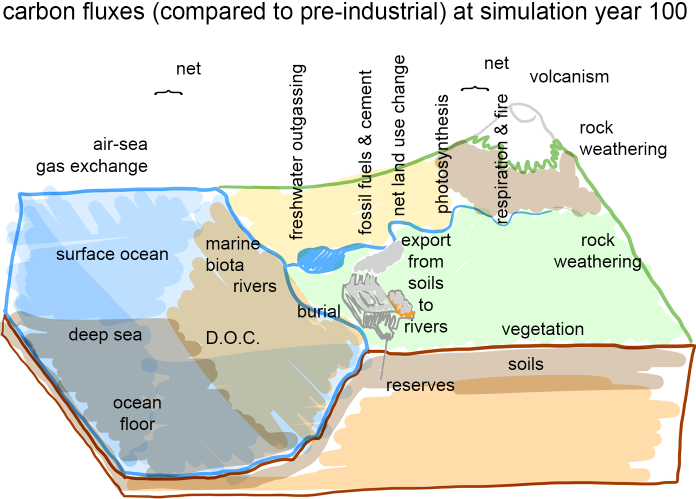
#> input picture ccycle_drawing.png, 1392 x 997 px (shown at 1/2 size)
$ python carbon_model.py
#> lines starting #> are read from the running program, lines starting #| are printed output that depends on the picture
import ipywidgets as widgets
import numpy as np
from matplotlib import gridspec
from matplotlib import pyplot as plt
from matplotlib import image as mpimg
from math import isclose

def proport(pi_amount, pi_flux, current_amount, verbose=False):
    k_constant = pi_flux/pi_amount
    current_flux = k_constant * current_amount
    if verbose:
        print(pi_amount, pi_flux, current_amount, current_flux)
    return current_flux

def linear_extrap(pi_amount, y2k_amount, current_amount, pi_flux, y2k_flux, verbose=False):
    rise_over_run = (y2k_flux - pi_flux) / (y2k_amount - pi_amount)
    dx = current_amount - pi_amount
    current_flux = pi_flux + dx*rise_over_run
    if verbose:
        print(pi_amount, y2k_amount, current_amount, pi_flux, y2k_flux, current_flux)
    return current_flux

def flux_arrow(ax, x0, y0, dx, dy, flux, piflux):
    base_width=5
    arrow_width = base_width*flux/piflux
    #print(arrow_width)
    if isclose(flux, piflux, rel_tol=1e-3, abs_tol=1e-3):
        color='black'
    elif flux>piflux:
        color='red'
    else:
        color='gray'
    ax.arrow(x0, y0, dx, dy, width=arrow_width, head_width=15, ec=color, fc=color)

def net_up_arrow(ax, x0, y0, dy, flux, piflux):
    base_width=5
    arrow_width = base_width*flux/piflux
    if flux < 0:
        y0 += dy - 25
        dy *= -1
    abs_flux = abs(flux)
    abs_piflux = abs(piflux)
    if isclose(abs_flux, abs_piflux, rel_tol=1e-3, abs_tol=1e-3):
        color='black'
    elif abs_flux>abs_piflux:
        color='red'
    else:
        color='gray'
    ax.arrow(x0, y0, 0, dy, width=arrow_width, head_width=15, ec=color, fc=color)

def run_model(ax0, ax1, humans=True, n_iterations = 1000, buffered_up_ocn=False, buffered_down_ocn=False, buffered_up_veg=False, buffered_down_veg=False, proportionate=False):
#> called with humans = False, n_iterations = 200, buffered_up_ocn = False, buffered_down_ocn = False, buffered_up_veg = False, buffered_down_veg = False, proportionate = False
    atmosphere_n_0 = 589
    atmosphere_a_0 = 589 + 240
    fuel_reserves_n_0 = 1500
    fuel_reserves_a_0 = 1500 + 375
    vegetation_n_0 = 455
    vegetation_a_0 = 455 + 20
    soil_0 = 1900
    permafrost_0 = 1700
    surface_ocean_n_0 = 900
    deep_ocean_0 = 37100
    extra_in_ocean = 155
    surface_ocean_a_0 = 900 + 155
    marine_biota_0 = 3
    dissolved_organic_0 = 700
    rvr2sea_n = 0.9

    # natural fluxes
    rock2rivr_n = 0.1    # from rock
    burial_n = 0.2    # burial from rivers
    atm2rivr_n = 0.3        # rock weathering by rivers
    soil2rivr_n = 1.7        # exports from soil to rivers
    veg2soil_n = 1.7        # a missing number from the figure
    sfc2bio_n = 50        # surface-biota exchange
    bio2sfc_n = 37        # surface-biota exchange
    bio2doc_n = 2        # biota-DOC exchanges
    doc2deep_n = 2        # DOC-deep ocean exchange
    bio2deep_n = 11        # biota-deep exchange
    rivr2atm_n = 1.        # freshwater outgassing
    # surface ocean & deep ocean exchanges
    # the balance from the book has a bit extra going to the deep sea
    sfc2deep_n = 88.2 # 90 is what's in the figure; I tweaked it for balance
    deep2sfc_n = 101
    sfc2atm_n = 60.7
    atm2sfc_n = 60
    sfc2atm_a = 60.7 + 17.7
    atm2sfc_a = 60 + 20
    veg2atm_n = 107.2
    atm2veg_n = 108.9
    veg2atm_a = 107.2 + 11.6
    atm2veg_a = 108.9 + 14.1
    deep2rock_n = 0.2
    rivers_n = rock2rivr_n+atm2rivr_n+soil2rivr_n

    atmosphere = np.zeros(n_iterations)
    fuel_reserves = np.zeros(n_iterations)
    vegetation = np.zeros(n_iterations)
    deep_ocean = np.zeros(n_iterations)
    soil = np.zeros(n_iterations)
    permafrost = np.zeros(n_iterations)
    surface_ocean = np.zeros(n_iterations)
    marine_biota = np.zeros(n_iterations)
    dissolved_organic = np.zeros(n_iterations)

    # initialize the reservoirs

    atmosphere[0] = atmosphere_n_0
    fuel_reserves[0] = fuel_reserves_n_0
    vegetation[0] = vegetation_n_0
    deep_ocean[0] = deep_ocean_0
    soil[0] = soil_0
    permafrost[0] = permafrost_0
    marine_biota[0] = marine_biota_0
    dissolved_organic[0] = dissolved_organic_0

    if humans:
        atmosphere[0] = atmosphere_a_0
        fuel_reserves[0] = fuel_reserves_a_0
        vegetation[0] = vegetation_a_0
        surface_ocean[0] = surface_ocean_a_0
    else:
        atmosphere[0] = atmosphere_n_0
        fuel_reserves[0] = fuel_reserves_n_0
        vegetation[0] = vegetation_n_0
        surface_ocean[0] = surface_ocean_n_0

    for ii in range(1, n_iterations):
        atmosphere_change = 0
        fuel_reserves_change = 0
        vegetation_change = 0
        deep_ocean_change = 0
        soil_change = 0
        permafrost_change = 0
        surface_ocean_change = 0
        marine_biota_change = 0
        dissolved_organic_change = 0
        rivers = 0

        # we're going to keep a constant weathering rate here to get the rivers started
        rock2rivr = rock2rivr_n

        rivers += rock2rivr
        # how much the rivers get in them from the atmosphere and soil may depend on
        # how much carbon is in them
        if proportionate:
            atm2rivr = proport(atmosphere_n_0, atm2rivr_n, atmosphere[ii-1])
            soil2rivr = proport(soil_0, soil2rivr_n, soil[ii-1])
        else:
            atm2rivr = atm2rivr_n
            soil2rivr = soil2rivr_n
        rivers += atm2rivr + soil2rivr

        if proportionate:
            #veg2soil = proport(vegetation_n_0, veg2soil_n, vegetation[ii-1])
            #sfc2bio = proport(surface_ocean_n_0, sfc2bio_n, surface_ocean[ii-1])
            sfc2bio = proport(surface_ocean[0], sfc2bio_n, surface_ocean[ii-1])
            bio2sfc = bio2sfc_n*sfc2bio/sfc2bio_n
            bio2doc = bio2doc_n*sfc2bio/sfc2bio_n
            bio2deep = bio2deep_n*sfc2bio/sfc2bio_n
            doc2deep = proport(dissolved_organic_0, doc2deep_n, dissolved_organic[ii-1])
            #sfc2deep = proport(surface_ocean_n_0, sfc2deep_n, surface_ocean[ii-1])
            sfc2deep = proport(surface_ocean[0], sfc2deep_n, surface_ocean[ii-1])
            deep2sfc = proport(deep_ocean_0, deep2sfc_n, deep_ocean[ii-1])
            burial = proport(rivers_n, burial_n, rivers)
            rivr2atm = proport(rivers_n, rivr2atm_n, rivers)
            deep2rock = proport(deep_ocean_0, deep2rock_n, deep_ocean[ii-1])
        else:
            sfc2bio = sfc2bio_n
            bio2sfc = bio2sfc_n
            bio2doc = bio2doc_n
            bio2deep = bio2deep_n
            doc2deep = doc2deep_n
            sfc2deep = sfc2deep_n
            deep2sfc = deep2sfc_n
            burial = burial_n
            rivr2atm = rivr2atm_n
            deep2rock = deep2rock_n

        # let's just assume we're done ruining all the plants
        veg2soil = vegetation[ii-1]-vegetation[0]

        # we waited to take these out till after other calculations
        atmosphere_change -= atm2rivr
        soil_change -= soil2rivr

        # now let's go ahead and remove stuff from the river
        rivers -= rivr2atm
        atmosphere_change += rivr2atm
        rivers -= burial

        vegetation_change -= veg2soil
        soil_change += veg2soil
        surface_ocean_change -= sfc2bio
        marine_biota_change += sfc2bio
        surface_ocean_change += bio2sfc
        marine_biota_change -= bio2sfc
        marine_biota_change -= bio2doc
        dissolved_organic_change += bio2doc
        dissolved_organic_change -= doc2deep
        deep_ocean_change += doc2deep
        marine_biota_change -= bio2deep
        deep_ocean_change += bio2deep
        surface_ocean_change -= sfc2deep
        deep_ocean_change += sfc2deep
        surface_ocean_change += deep2sfc
        deep_ocean_change -= deep2sfc
        deep_ocean_change -= deep2rock        # deep ocean to ocean floor

        # rivers empty into ocean
        rvr2sea = rivers
        surface_ocean_change += rvr2sea

        # volcanism
        # walters et al. has 0.1 but I'm using 0.3 to balance the natural model
        # walters et al. also has a nearly 2.0 imbalance between the surface and deep oceans
        # so another logical way to balance this would be to increase the net flux
        # to the ocean, but I didn't want to mess with that part of the carbon flux
        volc_n = 0.3
        atmosphere_change += volc_n

        if humans:

            # land use change
            vegetation_change -= 1.1
            atmosphere_change += 1.1

            # fossil fuels
            if fuel_reserves[ii-1] <= 0:
                to_burn = 0
            else:
                if fuel_reserves[ii-1] <= 4.8:
                    to_burn = fuel_reserves[ii-1]
                else:
                    to_burn = 4.8 # 7.8 for fossil fuels + cement
            atmosphere_change += to_burn
            fuel_reserves_change -= to_burn

            # super rough guess at cement
            cement = 3
            atmosphere_change += cement

            # human-influenced ocean-to-atmosphere and atmosphere to ocean
            if buffered_up_ocn:
                sfc2atm = linear_extrap(surface_ocean_n_0, surface_ocean_a_0, surface_ocean[ii-1], sfc2atm_n, sfc2atm_a, verbose=False)
            else:
                                sfc2atm = sfc2atm_a
            if buffered_down_ocn:
                atm2sfc = linear_extrap(atmosphere_n_0, atmosphere_a_0, atmosphere[ii-1], atm2sfc_n, atm2sfc_a)
            else:
                atm2sfc = atm2sfc_a

            # human-influenced ocean-to-atmosphere and atmosphere to ocean
            if buffered_up_veg:
                veg2atm = linear_extrap(vegetation_n_0, vegetation_a_0, vegetation[ii-1], veg2atm_n, veg2atm_a, verbose=False)
            else:
                veg2atm = veg2atm_a
            if buffered_down_veg:
                atm2veg = linear_extrap(atmosphere_n_0, atmosphere_a_0, atmosphere[ii-1], atm2veg_n, atm2veg_a)
            else:
                atm2veg = atm2veg_a
        else:
            # natural ocean-to-atmosphere and atmosphere to ocean
            sfc2atm = sfc2atm_n
            atm2sfc = atm2sfc_n
            veg2atm = veg2atm_n
            atm2veg = atm2veg_n

        # adjust ocean-atmosphere exchange
        surface_ocean_change -= sfc2atm
        atmosphere_change += sfc2atm
        surface_ocean_change += atm2sfc
        atmosphere_change -= atm2sfc

        # adjust respiration and photosynthesis
        vegetation_change -= veg2atm
        atmosphere_change += veg2atm
        vegetation_change += atm2veg
        atmosphere_change -= atm2veg


        atmosphere[ii] = atmosphere[ii-1] + atmosphere_change
        fuel_reserves[ii] = fuel_reserves[ii-1] + fuel_reserves_change
        vegetation[ii] = vegetation[ii-1] + vegetation_change
        deep_ocean[ii] = deep_ocean[ii-1] + deep_ocean_change
        soil[ii] = soil[ii-1] + soil_change
        permafrost[ii] = permafrost[ii-1] + permafrost_change
        surface_ocean[ii] = surface_ocean[ii-1] + surface_ocean_change
        marine_biota[ii] = marine_biota[ii-1] + marine_biota_change
        dissolved_organic[ii] = dissolved_organic[ii-1] + dissolved_organic_change

    total_change = (atmosphere_change +
                    fuel_reserves_change +
                    vegetation_change +
                    deep_ocean_change +
                    soil_change +
                    permafrost_change +
                    surface_ocean_change +
                    marine_biota_change +
                    dissolved_organic_change)
    ax0.plot(atmosphere, color='turquoise')
    ax0.text(0, atmosphere[0], 'atmosphere', color='turquoise', va='top')
    ax0.plot(fuel_reserves, color='black')
    ax0.text(0, fuel_reserves[0], 'coal, oil, and gas reserves', color='black', va='top')
    ax0.plot(vegetation, color='forestgreen')
    ax0.text(0, vegetation[0], 'vegetation', color='forestgreen', va='top')
    ax0.plot(np.array(deep_ocean)-deep_ocean_0, color='navy')
    ax0.text(0, 0, r'deep ocean change', color='navy')
    ax0.plot(soil, color='brown')
    ax0.text(0, soil[0]+20, 'soil', color='brown')
    ax0.plot(permafrost,color='darkseagreen')
    ax0.text(0, permafrost[0], 'permafrost', color='darkseagreen', va='top')
    ax0.plot(surface_ocean, color='royalblue')
    ax0.text(0, surface_ocean[0], 'surface ocean', color='royalblue', va='top')
    ax0.plot(marine_biota, color='tan')
    ax0.text(0, marine_biota[0], 'marine biota', color='tan', va='top')
    ax0.plot(dissolved_organic, color='gray')
    ax0.text(0, dissolved_organic[0], 'dissolved organic', color='gray', va='top')
    #ax0.set_yscale('log')
    #ax0.set_ylim(300, 4000)
    ax0.set_ylabel(r'Petagrams Carbon (PgC), or 10$^{15}$g')
    ax0.set_xlabel('simulation year')
    ax0.set_title('Carbon reservoirs over time')

    img = mpimg.imread('ccycle_drawing.png')
#> img is the input picture: shape (997, 1392, 4) float32; mean R, G, B, A 0.87, 0.872, 0.829, 1
    ax1.imshow(img, aspect='equal')
    ax1.set_axis_off()
    base_width=5
    headwidth=14

    flux_arrow(ax1, 307, 201, 0, 244, atm2sfc, atm2sfc_n) # atmos -> ocean
    flux_arrow(ax1, 368, 470, 0, -244, sfc2atm, sfc2atm_n) # ocean -> atmos
    flux_arrow(ax1, 251, 545, 0, 60, sfc2deep, sfc2deep_n) # surface -> deep
    flux_arrow(ax1, 277, 625, 0, -60, deep2sfc, deep2sfc_n) # deep -> surface
    flux_arrow(ax1, 264, 686, 0, 56, deep2rock, deep2rock_n) # deep to floor
    flux_arrow(ax1, 350, 510, 38, 0, sfc2bio, sfc2bio_n) # surface ocean -> marine biota
    flux_arrow(ax1, 410, 530, -38, 0, bio2sfc, bio2sfc_n) # marine biota -> surface ocean
    flux_arrow(ax1, 414, 548, -94, 75, bio2deep, bio2deep_n) # marine biota -> deep sea
    flux_arrow(ax1, 447, 551, 0,74, bio2doc, bio2doc_n) # marine biota -> DOC
    flux_arrow(ax1, 400, 667, -91, 0, doc2deep, doc2deep_n) # DOC -> deep sea
    flux_arrow(ax1, 546, 546, -34, 0, rvr2sea, rvr2sea_n) # river emptying
    flux_arrow(ax1, 635, 543, 0, 27, burial, burial_n) # river burial
    flux_arrow(ax1, 627, 521, 0, -380, rivr2atm, rivr2atm_n) # river outgassing
    flux_arrow(ax1, 905, 192, 0, 250, atm2veg, atm2veg_n) # photosynthesis
    flux_arrow(ax1, 984, 460, 0, -250, veg2atm, veg2atm_n) # respiration
    flux_arrow(ax1, 1050, 227, 0, -100, volc_n, volc_n) # volcanism
    flux_arrow(ax1, 1147, 180, 0, 256, atm2rivr, atm2rivr_n) # wind weathering
    flux_arrow(ax1, 1147, 476, -40, -20, rock2rivr, rock2rivr_n) # stream weathering
    flux_arrow(ax1, 864, 445, -20, 0, soil2rivr, soil2rivr_n) # soil export to rivers weathering
    if humans:
        ax1.arrow(758, 521, 0, -380, width=base_width, head_width=headwidth, ec='red', fc='red') # emissions
        ax1.arrow(820, 431, 0, -290, width=base_width, head_width=headwidth, ec='red', fc='red') # net land use change

    net_up_arrow(ax1, 339, 170, -55, sfc2atm-atm2sfc, sfc2atm_n-atm2sfc_n) # net ocean -> atmos
    net_up_arrow(ax1, 951, 148, -23, veg2atm-atm2veg, veg2atm_n-atm2veg_n) # net photo/resp

    ax1.set_title('Carbon fluxes compared to pre-industrial\nat simulation year 200.')

b_update = widgets.Button(description='update')
b_reset = widgets.Button(description='reset to defaults')
human_radio = widgets.RadioButtons(value='pre-industrial', options=['pre-industrial', 'modern'])
#human_checkbox = widgets.Checkbox(description='on', value=False)
ocean_down_checkbox = widgets.Checkbox(description=r'$\downarrow$ (dissolution)', value=False)
ocean_up_checkbox = widgets.Checkbox(description=r'$\uparrow$ (outgassing)', value=False)
veg_up_checkbox = widgets.Checkbox(description=r'$\uparrow$ (respiration)', value=False)
veg_down_checkbox = widgets.Checkbox(description=r'$\downarrow$ (photosynthesis)', value=False)
#propo_checkbox = widgets.Checkbox(description='changing', value=False)
propo_radio = widgets.RadioButtons(value='constant', options=['constant', 'variable'])

output = widgets.Output()
with output:
    fig = plt.figure(figsize=(9,4))
    spec = gridspec.GridSpec(ncols=2, nrows=1, width_ratios=[1, 3], wspace=0, hspace=0)
    ax0 = fig.add_subplot(spec[0])
    ax1 = fig.add_subplot(spec[1])

def clear_boxes(b):
    human_radio.value='pre-industrial'
    ocean_down_checkbox.value=False
    ocean_up_checkbox.value=False
    veg_up_checkbox.value=False
    veg_down_checkbox.value=False
    propo_radio.value='constant'

def update_plot(b):
    with output:
        ax0.cla()
        ax1.cla()
        #[l.remove() for l in ax0.artists]
        #[l.remove() for l in ax1.artists]
        #[l.remove() for l in ax0.lines]
        #[l.remove() for l in ax1.lines]
        #[t.remove() for t in ax0.texts]
        #[t.remove() for t in ax1.texts]
        run_model(ax0, ax1, humans=human_radio.value=='modern',
                n_iterations = 200,
                buffered_up_ocn=ocean_up_checkbox.value,
                buffered_down_ocn=ocean_down_checkbox.value,
                buffered_up_veg=veg_up_checkbox.value,
                buffered_down_veg=veg_down_checkbox.value,
                proportionate=propo_radio.value=='variable')

update_plot(None)
b_update.on_click(update_plot)
b_reset.on_click(clear_boxes)

humanbox = widgets.VBox([widgets.Label('Emissions'), human_radio])
oceanbox = widgets.VBox([widgets.Label('Connect Ocean-Atmos'), ocean_down_checkbox, ocean_up_checkbox])
veggiebox = widgets.VBox([widgets.Label('Connect Bio-Atmos'), veg_down_checkbox, veg_up_checkbox])
propobox = widgets.VBox([widgets.Label('Other fluxes'), propo_radio])
controlboxes = widgets.HBox([humanbox, oceanbox, veggiebox, propobox])
controls = widgets.VBox([controlboxes, b_update, b_reset])
# widgets.VBox([output, controls]) # for some reason this works better in the notebook
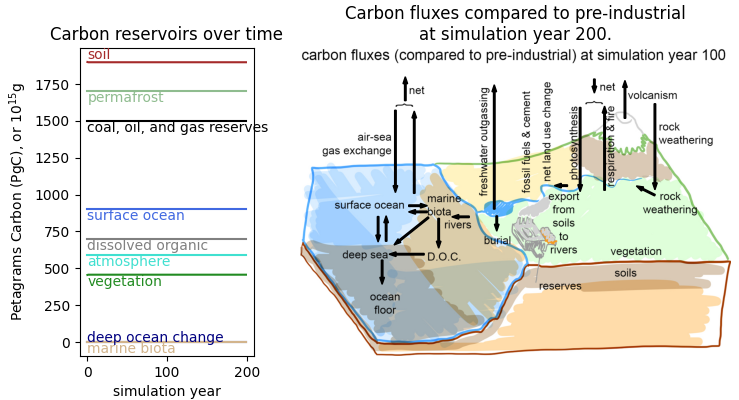
#> figure drawn by matplotlib, 2 panels; panel 1: curve peaks at x = 1, y = 456.7

$ run again, with ccycle_IPCC.jpg saved as ccycle_drawing.png
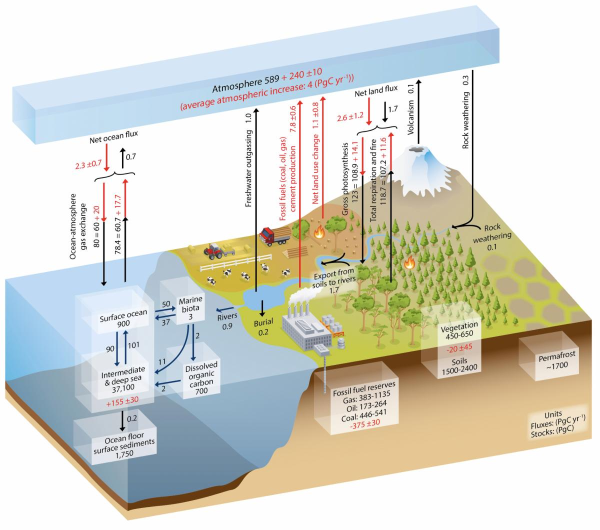
#> input picture ccycle_IPCC.jpg, 1200 x 1060 px (shown at 1/2 size)
#> in run_model, img is the input picture: shape (1060, 1200, 3) float32; mean R, G, B 0.843, 0.846, 0.806
#> `# widgets.VBox([output, controls])`:
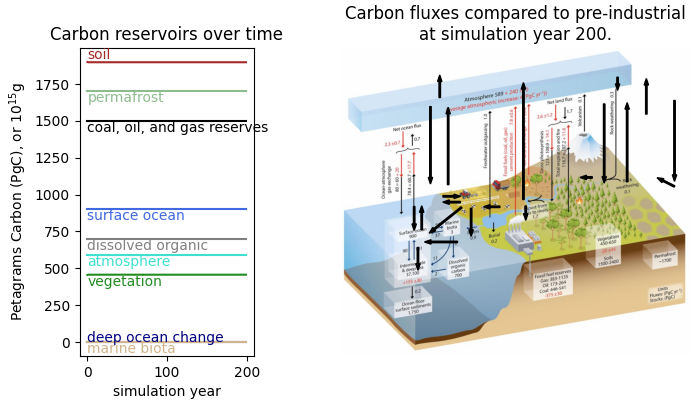
#> figure drawn by matplotlib, 2 panels; panel 1: curve peaks at x = 1, y = 456.7

$ run again, with ccycle_simple.jpeg saved as ccycle_drawing.png
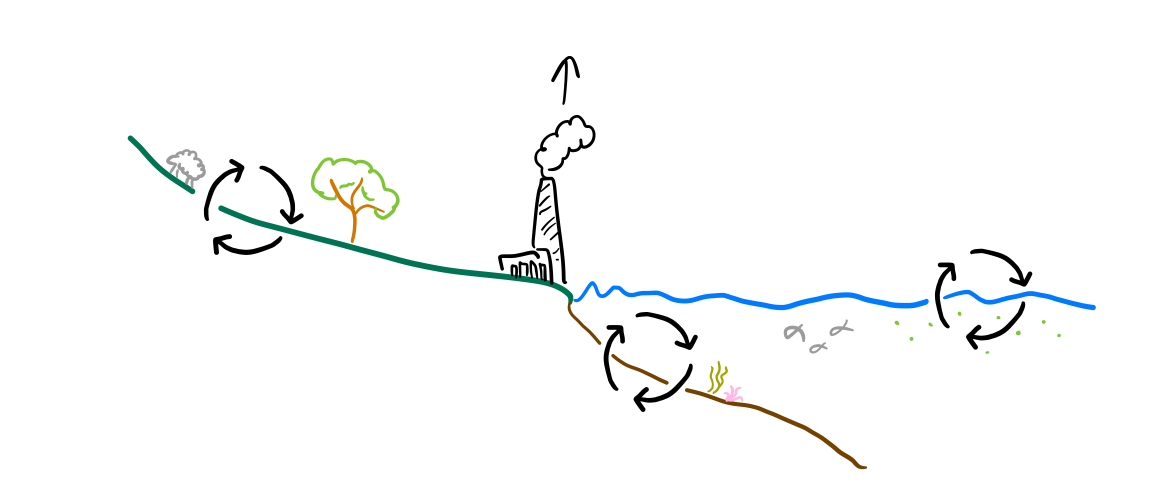
#> input picture ccycle_simple.jpeg, 2346 x 1000 px (shown at 1/2 size)
#> in run_model, img is the input picture: shape (1000, 2346, 3) float32; mean R, G, B 0.978, 0.981, 0.981
#> `# widgets.VBox([output, controls])`:
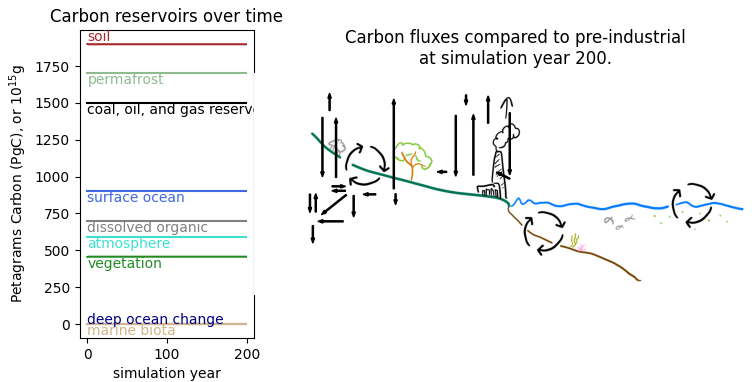
#> figure drawn by matplotlib, 2 panels; panel 1: curve peaks at x = 1, y = 456.7

$ run again, with radiative_model.jpeg saved as ccycle_drawing.png
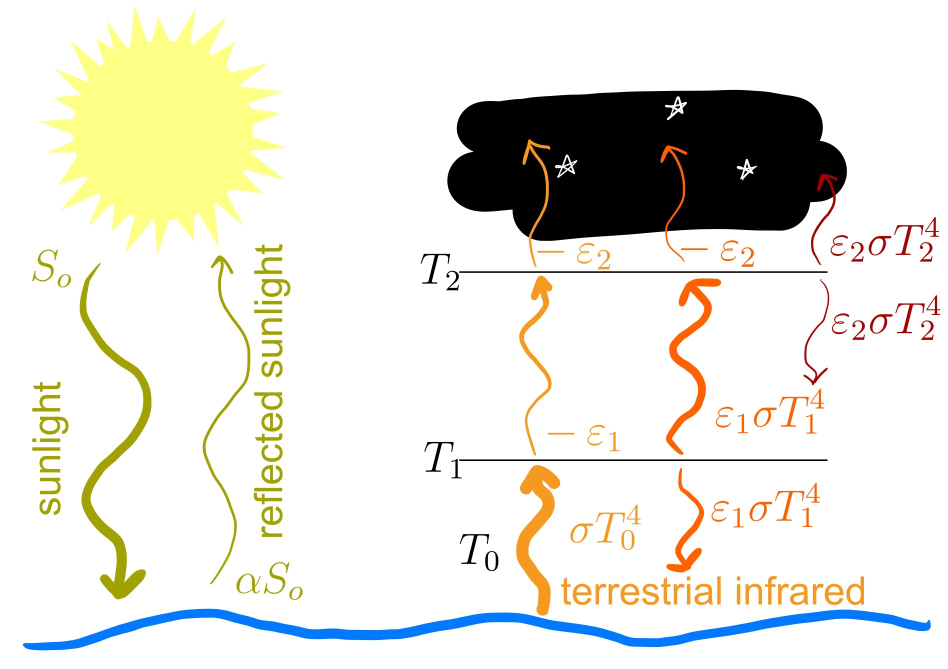
#> input picture radiative_model.jpeg, 1895 x 1337 px (shown at 1/2 size)
#> in run_model, img is the input picture: shape (1337, 1895, 3) float32; mean R, G, B 0.9, 0.897, 0.861
#> `# widgets.VBox([output, controls])`:
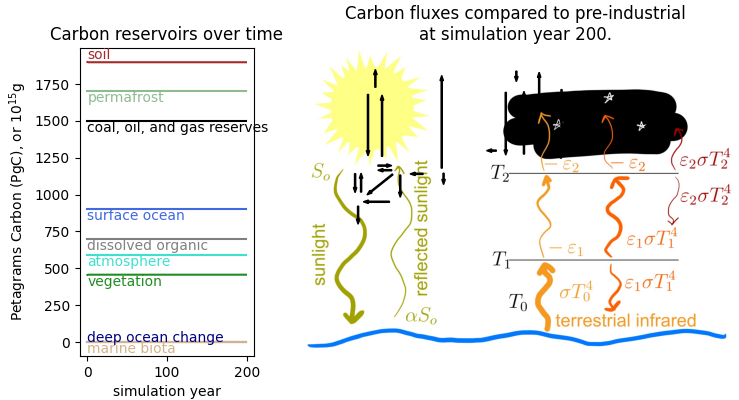
#> figure drawn by matplotlib, 2 panels; panel 1: curve peaks at x = 1, y = 456.7
